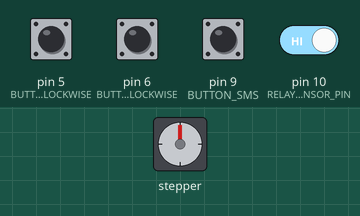
Bench run of a sketch on a simulated Arduino Uno, built with avr-gcc and run on an emulated ATmega328P. On the bench: stepper motor. Wiring (inferred from the names in the program): stepper motor driver (200 steps per turn assumed): step pin 2; direction pin 3; enable pin 4. The test bench sets the inputs (shaded band); at power-on: pin 5 (BUTTON_CLOCKWISE), pin 6 (BUTTON_ANTICLOCKWISE), pin 9 (BUTTON_SMS), pin 10 (RELAY_SENSOR_PIN) HIGH. The modem accepts every AT command (registered, SIM ready, sends succeed) and sends nothing else; what the sketch prints to the serial monitor is not drawn.

Above: at 5.5 s.
5.6 s: pin 5 (BUTTON_CLOCKWISE) pulled LOW for 0.15 s
Timing chart, 0 to 11.2 s (numbered marks = the images above; inputs shaded):
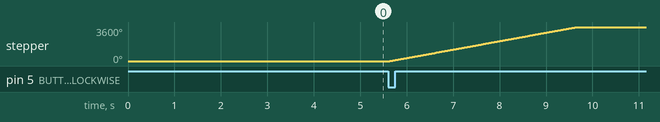

Measured:
- after the input at 5.6 s, stepper: turns 3600° clockwise in 4.0 s, starting at once

The sketch:

powermonitoring_2.ino
```cpp
// Motor Test with Relay Sensor - Manual & Automatic Control
// Button controls + Automatic cable cut detection

// Define pins for the A4988 Stepper Driver
#define STEP_PIN 2   // Connect to STEP pin on A4988
#define DIR_PIN 3    // Connect to DIR pin on A4988
#define ENABLE_PIN 4 // Connect to ENABLE pin on A4988

// Define pins for the GSM module (SoftwareSerial)
#include <SoftwareSerial.h>
SoftwareSerial gsmSerial(7, 8); // RX, TX pins for GSM module

// Define the phone number to send SMS notifications
String phoneNumber = "YOUR_PHONE_NUMBER"; // Replace with your phone number

// Define pins for buttons
#define BUTTON_SMS  9            // Button 1 - Reserved for SMS (future use)
#define BUTTON_CLOCKWISE 5       // Button 2 - Rotate motor clockwise + Send SMS
#define BUTTON_ANTICLOCKWISE 6      // Button 3 - Rotate motor anti-clockwise

// Define pin for relay sensor (cable cut detection)
#define RELAY_SENSOR_PIN 10         // Relay that detects cable cut

// Define motor parameters
const int stepsPerRevolution = 200; // 1.8 degree stepper motors
const int motorSpeed = 1000;        // Microseconds delay (adjust for speed)
const int motorRotations = 10;      // Number of full rotations

// Button debounce variables
unsigned long lastDebounceTime1 = 0;
unsigned long lastDebounceTime2 = 0;
unsigned long lastDebounceTime3 = 0;
const unsigned long debounceDelay = 50; // Debounce time in milliseconds

// Button state variables
int lastButtonState1 = HIGH;
int lastButtonState2 = HIGH;
int lastButtonState3 = HIGH;

// Relay sensor variables
int previousRelayState = -1; // -1 for initial state
int lastRelayState = HIGH;
unsigned long lastRelayDebounceTime = 0;

void setup() {
  // Set up pin modes for motor driver
  pinMode(STEP_PIN, OUTPUT);
  pinMode(DIR_PIN, OUTPUT);
  pinMode(ENABLE_PIN, OUTPUT);

  // Set up pin modes for buttons with internal pull-up resistors
  pinMode(BUTTON_SMS, INPUT_PULLUP);
  pinMode(BUTTON_CLOCKWISE, INPUT_PULLUP);
  pinMode(BUTTON_ANTICLOCKWISE, INPUT_PULLUP);

  // Set up pin mode for relay sensor with internal pull-up resistor
  pinMode(RELAY_SENSOR_PIN, INPUT_PULLUP);

  // Enable the stepper motor driver
  digitalWrite(ENABLE_PIN, LOW); // LOW enables the A4988

  // Start serial communication for debugging
  Serial.begin(9600);

  // Start serial communication with the GSM module
  gsmSerial.begin(9600);
  delay(2000); // Wait for the GSM module to initialize

  Serial.println("Motor Control System - Manual & Auto Detection");
  Serial.println("Button 1 (Pin 5): Send SMS Alert");
  Serial.println("Button 2 (Pin 6): Rotate Clockwise + Send SMS");
  Serial.println("Button 3 (Pin 7): Rotate Anti-Clockwise");
  Serial.println("Relay (Pin 10): Auto Cable Cut Detection -> Clockwise + SMS");
  Serial.println("System Ready!");

  // Initialize GSM module
  initializeGSM();

  // Read initial relay state
  delay(100);
  previousRelayState = digitalRead(RELAY_SENSOR_PIN);
  Serial.print("Initial cable state: ");
  Serial.println(previousRelayState == HIGH ? "NORMAL (Connected)" : "CUT (Disconnected)");
  Serial.println();
}

void loop() {
  // Read all button states
  int buttonState1 = digitalRead(BUTTON_SMS);
  int buttonState2 = digitalRead(BUTTON_CLOCKWISE);
  int buttonState3 = digitalRead(BUTTON_ANTICLOCKWISE);

  // Read relay sensor state
  int currentRelayState = digitalRead(RELAY_SENSOR_PIN);

  // Check Button 1 - SMS (Reserved for future use)
  if (buttonState1 == LOW && lastButtonState1 == HIGH) {
    if ((millis() - lastDebounceTime1) > debounceDelay) {
      Serial.println("Button 1 pressed - SMS function (not implemented in test)");
      lastDebounceTime1 = millis();
    }
  }
  lastButtonState1 = buttonState1;

  // Check Button 2 - Rotate Clockwise (Manual) + Send SMS
  if (buttonState2 == LOW && lastButtonState2 == HIGH) {
    if ((millis() - lastDebounceTime2) > debounceDelay) {
      Serial.println("\n=== MANUAL: Button 2 Pressed ===");
      Serial.println("Rotating Clockwise...");
      rotateClockwise(motorRotations);
      Serial.println("Sending SMS notification...");
      sendSms("MANUAL: Clockwise rotation activated via button.");
      Serial.println("=== Clockwise Complete ===\n");
      lastDebounceTime2 = millis();
    }
  }
  lastButtonState2 = buttonState2;

  // Check Button 3 - Rotate Anti-Clockwise (Manual)
  if (buttonState3 == LOW && lastButtonState3 == HIGH) {
    if ((millis() - lastDebounceTime3) > debounceDelay) {
      Serial.println("\n=== MANUAL: Button 3 Pressed ===");
      Serial.println("Rotating Anti-Clockwise...");
      rotateAntiClockwise(motorRotations);
      Serial.println("=== Anti-Clockwise Complete ===\n");
      lastDebounceTime3 = millis();
    }
  }
  lastButtonState3 = buttonState3;

  // Check Relay Sensor - Automatic Cable Cut Detection
  if (currentRelayState != previousRelayState && previousRelayState != -1) {
    if ((millis() - lastRelayDebounceTime) > debounceDelay) {

      Serial.println("\n========================================");
      Serial.println("=== AUTOMATIC: Cable State Changed! ===");
      Serial.print("Relay state: ");
      Serial.println(currentRelayState == HIGH ? "NORMAL (Cable Connected)" : "TRIGGERED (Cable Cut)");

      if (currentRelayState == LOW) {
        // Relay triggered - Cable is cut - AUTO CLOCKWISE ROTATION + SMS
        Serial.println("*** ALERT: Cable Cut Detected! ***");
        Serial.println("Auto-triggering CLOCKWISE rotation...");
        rotateClockwise(motorRotations);
        Serial.println("Sending SMS alert...");
        sendSms("ALERT: Power cable cut detected! Auto clockwise rotation activated.");
        Serial.println("=== Auto Clockwise Complete ===");
      } else {
        // Cable reconnected
        Serial.println("Cable reconnected - System back to normal");
      }

      Serial.println("========================================\n");

      previousRelayState = currentRelayState;
      lastRelayDebounceTime = millis();
    }
  } else if (previousRelayState == -1) {
    // First reading - just update the state without action
    previousRelayState = currentRelayState;
  }

  lastRelayState = currentRelayState;

  // Small delay to prevent excessive CPU usage
  delay(10);
}

// Function to rotate the stepper motor clockwise
void rotateClockwise(int revolutions) {
  digitalWrite(DIR_PIN, HIGH); // Set direction to clockwise

  Serial.println("Starting clockwise rotation...");
  for (int j = 0; j < revolutions; j++) {
    for (int i = 0; i < stepsPerRevolution; i++) {
      digitalWrite(STEP_PIN, HIGH);
      delayMicroseconds(motorSpeed);
      digitalWrite(STEP_PIN, LOW);
      delayMicroseconds(motorSpeed);
    }
    Serial.print("Revolution ");
    Serial.print(j + 1);
    Serial.print(" of ");
    Serial.print(revolutions);
    Serial.println(" completed");
  }
  Serial.println("Clockwise rotation completed - 10 full turns done!");
}

// Function to rotate the stepper motor anti-clockwise
void rotateAntiClockwise(int revolutions) {
  digitalWrite(DIR_PIN, LOW); // Set direction to anti-clockwise

  Serial.println("Starting anti-clockwise rotation...");
  for (int j = 0; j < revolutions; j++) {
    for (int i = 0; i < stepsPerRevolution; i++) {
      digitalWrite(STEP_PIN, HIGH);
      delayMicroseconds(motorSpeed);
      digitalWrite(STEP_PIN, LOW);
      delayMicroseconds(motorSpeed);
    }
    Serial.print("Revolution ");
    Serial.print(j + 1);
    Serial.print(" of ");
    Serial.print(revolutions);
    Serial.println(" completed");
  }
  Serial.println("Anti-clockwise rotation completed - 10 full turns done!");
}

// Function to initialize GSM module
void initializeGSM() {
  Serial.println("Initializing GSM module...");
  gsmSerial.println("AT"); // Check if GSM module is responding
  delay(1000);
  gsmSerial.println("AT+CMGF=1"); // Set SMS text mode
  delay(1000);
  Serial.println("GSM module initialized.");
}

// Function to send an SMS using the GSM module
void sendSms(String message) {
  Serial.println("Sending SMS...");

  gsmSerial.println("AT+CMGS=\"" + phoneNumber + "\"");
  delay(1000);

  gsmSerial.print(message + " Time: ");
  gsmSerial.print(millis() / 1000); // Add timestamp
  gsmSerial.println(" seconds");
  delay(500);

  gsmSerial.println((char)26);   // Send CTRL+Z to terminate
  delay(3000);

  Serial.println("SMS sent successfully.");
}
```
